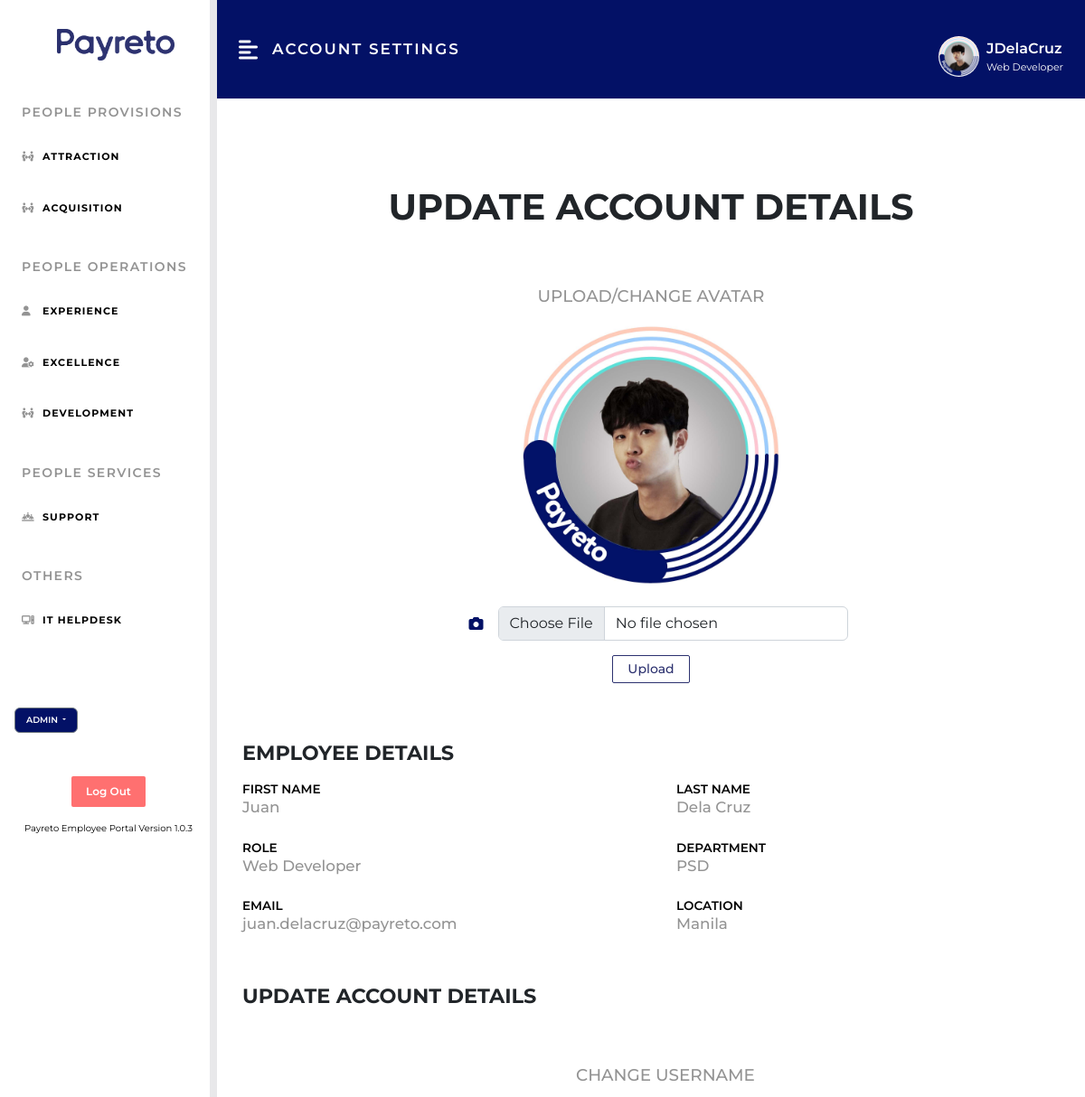
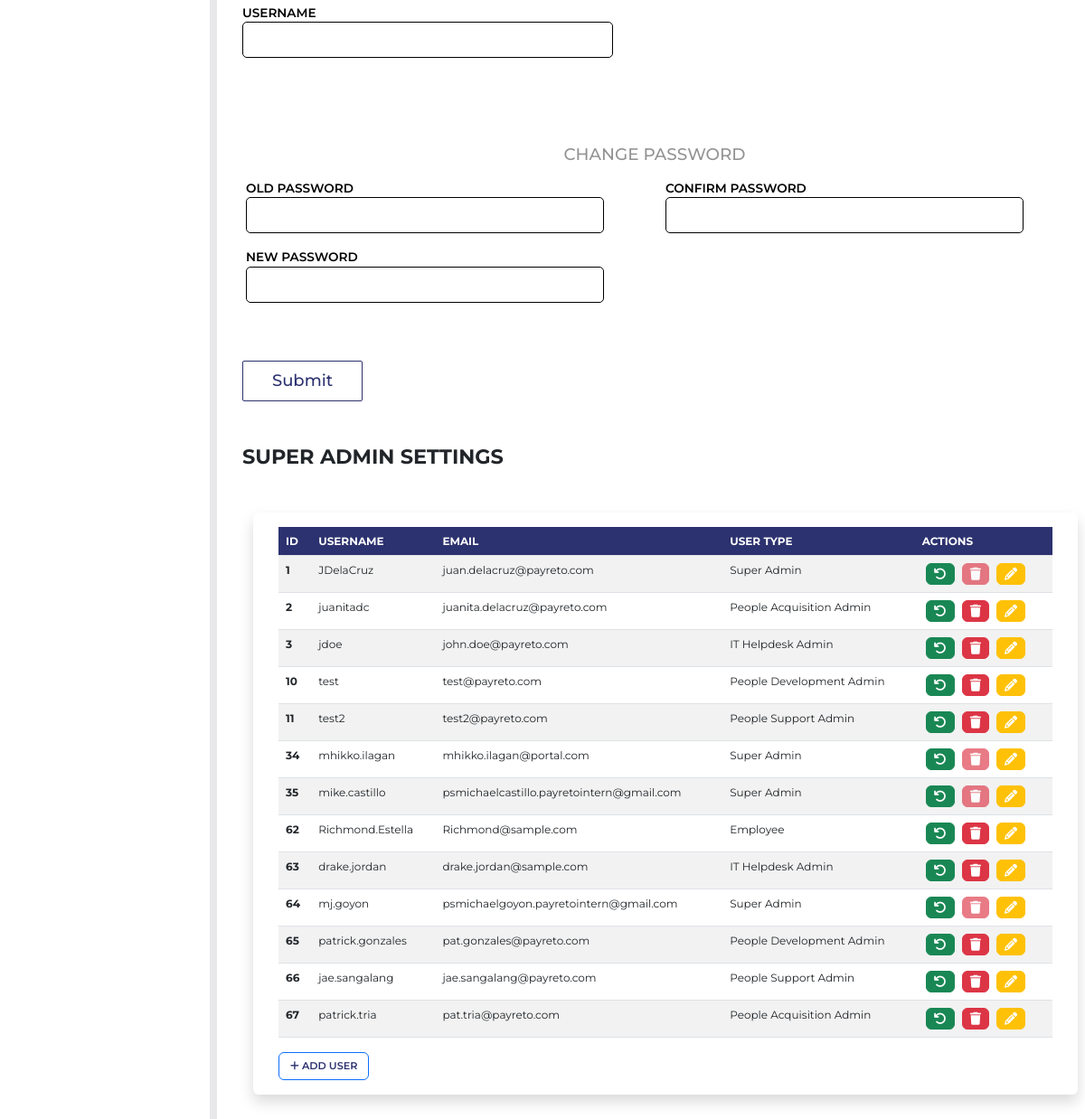
Page /account/account_settings_admin.php (signed in) on the committed database (2 pictures, top to bottom).
### tables this page shows
CREATE TABLE `empportcredentials` (
  `ID` int(4) NOT NULL,
  `uname` varchar(255) NOT NULL,
  `FN` varchar(255) NOT NULL,
  `LN` varchar(255) NOT NULL,
  `role` varchar(255) NOT NULL,
  `location` varchar(255) NOT NULL,
  `department` varchar(255) NOT NULL,
  `email` varchar(255) NOT NULL,
  `password` varchar(255) NOT NULL,
  `admin` tinyint(3) NOT NULL,
  `admin_oa` tinyint(2) NOT NULL,
  `img` varchar(255) NOT NULL
);

### includes/functions-inc.php (called while the page is built, shortened)
<?php
    function while_loop($loop){
    	$result = array();
    	while ($row = mysqli_fetch_array($loop)){
    		$result[] = $row;
    	}
    	return $result;
    }
    function find_by_sql($query){
		include 'db_ep-inc.php';
		$result = mysqli_query($conn,$query);
		$result_set = while_loop($result);
		return $result_set;
	}
    function find_employee_list(){
        $query = "SELECT * FROM empportcredentials";
        return find_by_sql($query);
    }
?>

### account/account_settings_admin.php (the view, shortened to what this page needs)
<?php
$email = @$_SESSION["email"];
include '../includes/db_ep-inc.php';
include '../includes/functions-inc.php';
include '../includes/plugins.php';
$role = @$_SESSION['role'];
$img = @$_SESSION['img'];
$department = @$_SESSION['department'];
$FN = @$_SESSION['FN'];
$LN = @$_SESSION['LN'];
$location = @$_SESSION['location'];
$admin_oa = @$_SESSION['admin_oa'];
?>
<!DOCTYPE html>
<html lang="en">
<head>
    <link rel="stylesheet" href="/Employee-Portal/assets/css/dashboard_styles.css">
    <link rel="stylesheet" href="/Employee-Portal/assets/css/account_styles.css">
    <link rel="stylesheet" href="/Employee-Portal/assets/css/menu_styles.css">
</head>
<body>
    <div class="d-flex" id="wrapper">
        <?php include "../includes/sidebar_admin.php"; ?>
        <div id="page-content-wrapper">
            <nav class="heading-payreto navbar navbar-expand-lg navbar-light py-3 px-4">
                <div class="d-flex align-items-center header-text">
                    <i class="fas fa-align-left tertiary-text fs-4 me-3" id="menu-toggle"></i>
                    <h4 class="m-0">ACCOUNT SETTINGS</h4>
                </div>
                <?php
                include "../includes/header.php";
                ?>
            </nav>
            <div class="w-100 py-5">
                <h1 class="card-heading my-5 text-uppercase text-center">UPDATE ACCOUNT DETAILS</h1>
                <div class="info-5 col-10 col-sm-12 my-5 d-flex flex-column justify-content-center align-items-center">
                    <h2 class="my-3">UPLOAD/CHANGE AVATAR</h2>
                    <img src="../assets/img/<?php echo $img ?>" alt="" width=300px height=300px object-fit=contain title="<?php echo $img ?>" id="uploaded_image" class="rounded-circle">
                    <form class="d-flex flex-column d-flex justify-content-center align-items-center" action="uaccdetails-inc.php" enctype="multipart/form-data" method="POST">
                        <div class="d-flex align-items-center justify-content-center my-3">
                            <span><i class="fa fa-camera px-3" style="color: #031166"></i></span>
                            <input class="form-control" type="file" name="img" id="img" accept=".jpg, .jpeg, .png">
                        </div>
                        <div class="uploadbtn">
                            <button type="submit" name="changepfpAdmin">Upload</button>
                        </div>
                    </form>
                </div>
                <div class="container-fluid my-5 mx-3 col-12">
                    <h1 class="my-3 settings-header">EMPLOYEE DETAILS</h1>
                    <div class="row d-flex justify-content-center">
                        <div class="info-1 mb-3 col-12 col-sm-6 d-flex flex-column">
                            <div class="mb-3">
                                <label for="fname">FIRST NAME</label>
                                <h2><?php echo $FN ?></h2>
                            </div>
                            <div class="mb-3">
                                <label for="role">ROLE</label>
                                <h2><?php echo $role; ?></h2>
                            </div>
                            <div class="mb-3">
                                <label for="email">EMAIL</label>
                                <h2><?php echo $email; ?></h2>
                            </div>
                        </div>
                        <div class="info-2 mb-3 col-12 col-sm-6 d-flex flex-column">
                            <div class="mb-3">
                                <label for="lname">LAST NAME</label>
                                <h2><?php echo $LN ?></h2>
                            </div>
                            <div class="lastname mb-3">
                                <label for="departnment">DEPARTMENT</label>
                                <h2><?php echo $department; ?></h2>
                            </div>
                            <div class="mb-3">
                                <label for="location">LOCATION</label>
                                <h2><?php echo $location; ?></h2>
                            </div>
                        </div>
                    </div>
                    <h1 class="my-3 settings-header">UPDATE ACCOUNT DETAILS</h1>
                    <form class="acct-form" action="uaccdetails-inc.php" method="POST">
                        <div class="info-5 row d-flex mt-5">
                            <h2 class="my-3 col-10 col-sm-12">CHANGE USERNAME</h2>
                            <div class="info-1 mb-3 col-11 col-sm-6 d-flex flex-column">
                                <div class="info-4 mb-3">
                                    <div class="username">
                                        <label for="uname">USERNAME</label><br>
                                        <input type="text" id="uname" name="uname">
                                    </div>
                                </div>
                            </div>
                            <div class="info-5 row d-flex mt-5 px-3">
                                <h2 class="my-3 col-11 col-sm-12">CHANGE PASSWORD</h2>
                                <div class="info-1 mb-3 col-12 col-sm-6 d-flex flex-column">
                                    <div class="info-4 mb-3">
                                        <div class="old-password">
                                            <label for="old-pass">OLD PASSWORD</label><br>
                                            <input type="password" id="opass" name="opass">
                                        </div>
                                    </div>
                                    <div class="info-4 mb-3">
                                        <div class="password">
                                            <label for="pass">NEW PASSWORD</label><br>
                                            <input type="password" id="PassEntryAd" name="pass">
                                        </div>
                                    </div>
                                </div>
                                <div class="info-1 mb-3 col-12 col-sm-6 d-flex flex-column">
                                    <div class="info-4 mb-3">
                                        <div class="password">
                                            <label for="c-pass">CONFIRM PASSWORD</label><br>
                                            <input type="password" id="cpass" name="cpass">
                                        </div>
                                    </div>
                                </div>
                            </div>
                        </div>
                        <div class="submitbtn">
                            <input type="submit" name="changepass">
                        </div>
                    </form>
                    <div <?php if ($admin_oa != 1) : ?> style="display: none" <?php endif; ?>>
                        <div>
                        <div>
                        <h1 class="my-3 settings-header">SUPER ADMIN SETTINGS</h1>
                        <section class="container-fluid px-4 mt-5">
                            <div class="row">
                                <div class="card shadow mb-4">
                                    <div class="card-body table-responsive">
                                        <table id="super-admin" class="table table-striped">
                                            <thead>
                                                <tr class="justify-content-center">
                                                    <th>ID</th>
                                                    <th>Username</th>
                                                    <th>Email</th>
                                                    <th>User Type</th>
                                                    <th>Actions</th>
                                                </tr>
                                            </thead>
                                            <tbody>
                                                <tr class="text-break">
                                                    <?php
                                                    $employees_db = find_employee_list();
                                                    foreach ($employees_db as $employee) :
                                                    ?>
                                                        <td class="fw-bold"><?php echo $employee['ID'] ?></td>
                                                        <td><?php echo $employee['uname'] ?></td>
                                                        <td><?php echo $employee['email'] ?></td>
                                                        <td>
                                                            <?php
                                                            if ($employee['admin_oa'] == 1) {
                                                                echo "Super Admin";
                                                            } else {
                                                                switch ($employee['admin']){
                                                                    case 0: echo "Employee"; break;
                                                                    case 2: echo "People Development Admin"; break;
                                                                    case 3: echo "People Acquisition Admin"; break;
                                                                    case 4: echo "People Support Admin"; break;
                                                                    case 6: echo "IT Helpdesk Admin"; break;
                                                                }
                                                            }
                                                            ?>
                                                        </td>
                                                        <td class="d-flex">
                                                            <div class="d-flex justify-content-center">
                                                                <button class="btn btn-success btn-sm rounded mx-1 restoreUserButton" type="button" data-bs-toggle="modal" data-bs-target="#restoreUser" data-toggle="tooltip" data-placement="top" title="Restore"><i class="fas fa-undo"></i></button>
                                                                <button class="btn btn-danger btn-sm rounded mx-1 deleteUserButton" type="button" data-bs-toggle="modal" data-bs-target="#deleteUser" data-toggle="tooltip" data-placement="top" title="Delete" <?php if ($employee["admin_oa"] == 1) {
                                                                                                                                                                                                                                                                    echo "disabled";
                                                                                                                                                                                                                                                                } ?>><i class="fas fa-trash"></i></button>
                                                                <button class="btn btn-warning btn-sm rounded mx-1 editUserButton text-white" type="button" data-bs-toggle="modal" data-bs-target="#editUser" data-toggle="tooltip" data-placement="top" title="Edit"><i class="fas fa-pencil"></i></button>
                                                            </div>
                                                        </td>
                                                </tr>
                                            <?php $i++;
                                                    endforeach; ?>
                                            </tbody>
                                        </table>
                                        <div class="d-flex justify-content-between align-items-center">
                                            <div>
                                                <button class="d-inline-block btn btn-primary w-auto" data-bs-toggle="modal" data-bs-target="#staticBackdrop-3" data-bs-toggle="tooltip" data-bs-placement="bottom" title="Add"><i class="fa-solid fa-plus"></i> Add User</button>
                                            </div>
                                        </div>
                                    </div>
                                </div>
                            </div>
                        </section>
                    </div>
                </div>
            </div>
        </div>
    </div>
    </div>
</body>
</html>

### rows in the picture
empportcredentials: ID "1", uname "JDelaCruz", email "juan.delacruz@payreto.com", admin_oa "Super Admin"
empportcredentials: ID "2", uname "juanitadc", email "juanita.delacruz@payreto.com", admin_oa "People Acquisition Admin"
empportcredentials: ID "3", uname "jdoe", email "john.doe@payreto.com", admin_oa "IT Helpdesk Admin"
empportcredentials: ID "10", uname "test", email "test@payreto.com", admin_oa "People Development Admin"
empportcredentials: ID "11", uname "test2", email "test2@payreto.com", admin_oa "People Support Admin"
empportcredentials: ID "34", uname "mhikko.ilagan", email "mhikko.ilagan@portal.com", admin_oa "Super Admin"
empportcredentials: ID "35", uname "mike.castillo", email "psmichaelcastillo.payretointern@gmail.com", admin_oa "Super Admin"
empportcredentials: ID "62", uname "Richmond.Estella", email "Richmond@sample.com", admin_oa "Employee"
empportcredentials: ID "63", uname "drake.jordan", email "drake.jordan@sample.com", admin_oa "IT Helpdesk Admin"
empportcredentials: ID "64", uname "mj.goyon", email "psmichaelgoyon.payretointern@gmail.com", admin_oa "Super Admin"
empportcredentials: ID "65", uname "patrick.gonzales", email "pat.gonzales@payreto.com", admin_oa "People Development Admin"
empportcredentials: ID "66", uname "jae.sangalang", email "jae.sangalang@payreto.com", admin_oa "People Support Admin"
empportcredentials: ID "67", uname "patrick.tria", email "pat.tria@payreto.com", admin_oa "People Acquisition Admin"

### other values in the picture
$version_num "1.0.3"
$FN "Juan"
$role "Web Developer"
$email "juan.delacruz@payreto.com"
$LN "Dela Cruz"
$department "PSD"
$location "Manila"
